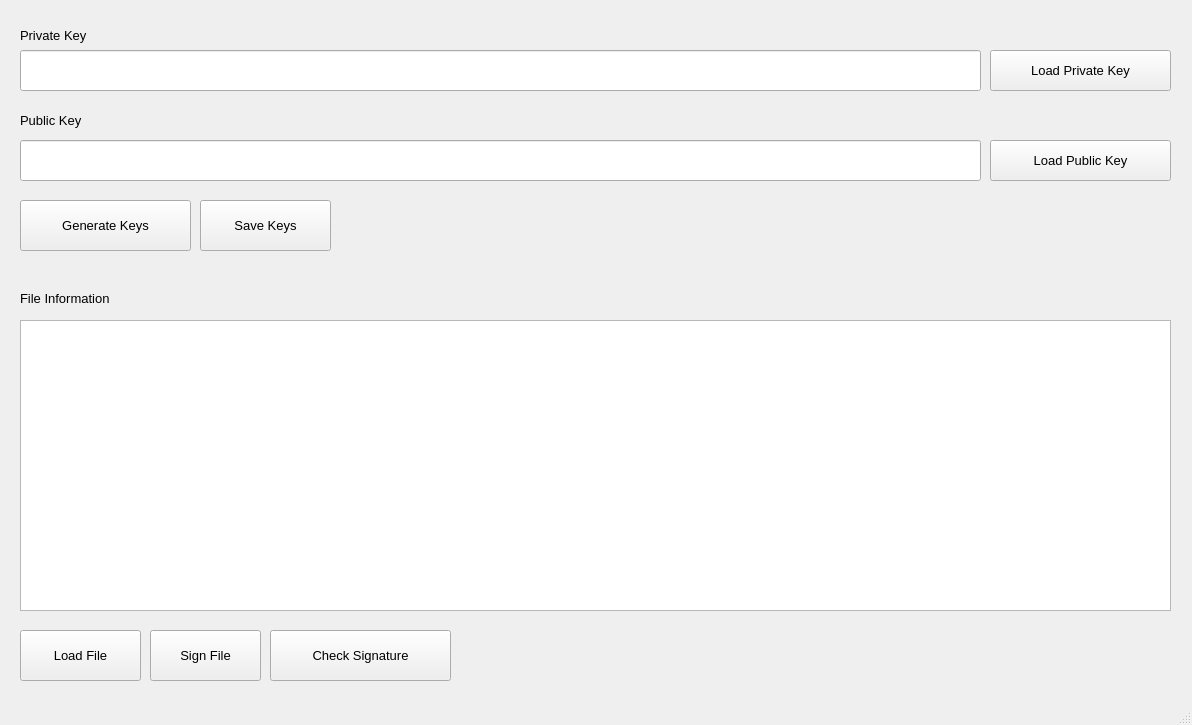
<?xml version="1.0" encoding="UTF-8"?>
<ui version="4.0">
 <class>MainWindow</class>
 <widget class="QMainWindow" name="MainWindow">
  <property name="geometry">
   <rect>
    <x>0</x>
    <y>0</y>
    <width>1192</width>
    <height>725</height>
   </rect>
  </property>
  <property name="windowTitle">
   <string>Digital Signature Algorith (DSA)</string>
  </property>
  <widget class="QWidget" name="centralwidget">
   <widget class="QPushButton" name="loadPrivateKey">
    <property name="geometry">
     <rect>
      <x>990</x>
      <y>50</y>
      <width>181</width>
      <height>41</height>
     </rect>
    </property>
    <property name="font">
     <font>
      <pointsize>10</pointsize>
     </font>
    </property>
    <property name="text">
     <string>Load Private Key</string>
    </property>
   </widget>
   <widget class="QTextEdit" name="fileInfo">
    <property name="geometry">
     <rect>
      <x>20</x>
      <y>320</y>
      <width>1151</width>
      <height>291</height>
     </rect>
    </property>
    <property name="font">
     <font>
      <pointsize>10</pointsize>
     </font>
    </property>
    <property name="readOnly">
     <bool>true</bool>
    </property>
   </widget>
   <widget class="QLineEdit" name="privateKeyOut">
    <property name="geometry">
     <rect>
      <x>20</x>
      <y>50</y>
      <width>961</width>
      <height>41</height>
     </rect>
    </property>
    <property name="font">
     <font>
      <pointsize>10</pointsize>
     </font>
    </property>
    <property name="text">
     <string/>
    </property>
    <property name="readOnly">
     <bool>true</bool>
    </property>
   </widget>
   <widget class="QPushButton" name="loadPublicKey">
    <property name="geometry">
     <rect>
      <x>990</x>
      <y>140</y>
      <width>181</width>
      <height>41</height>
     </rect>
    </property>
    <property name="font">
     <font>
      <pointsize>10</pointsize>
     </font>
    </property>
    <property name="text">
     <string>Load Public Key</string>
    </property>
   </widget>
   <widget class="QLabel" name="label">
    <property name="geometry">
     <rect>
      <x>20</x>
      <y>10</y>
      <width>121</width>
      <height>51</height>
     </rect>
    </property>
    <property name="font">
     <font>
      <pointsize>10</pointsize>
     </font>
    </property>
    <property name="text">
     <string>Private Key</string>
    </property>
   </widget>
   <widget class="QLineEdit" name="publicKeyOut">
    <property name="geometry">
     <rect>
      <x>20</x>
      <y>140</y>
      <width>961</width>
      <height>41</height>
     </rect>
    </property>
    <property name="font">
     <font>
      <pointsize>10</pointsize>
     </font>
    </property>
    <property name="readOnly">
     <bool>true</bool>
    </property>
   </widget>
   <widget class="QLabel" name="label_2">
    <property name="geometry">
     <rect>
      <x>20</x>
      <y>100</y>
      <width>121</width>
      <height>41</height>
     </rect>
    </property>
    <property name="font">
     <font>
      <pointsize>10</pointsize>
     </font>
    </property>
    <property name="text">
     <string>Public Key</string>
    </property>
   </widget>
   <widget class="QPushButton" name="generateKeys">
    <property name="geometry">
     <rect>
      <x>20</x>
      <y>200</y>
      <width>171</width>
      <height>51</height>
     </rect>
    </property>
    <property name="font">
     <font>
      <pointsize>10</pointsize>
     </font>
    </property>
    <property name="text">
     <string>Generate Keys</string>
    </property>
   </widget>
   <widget class="QPushButton" name="saveKeys">
    <property name="geometry">
     <rect>
      <x>200</x>
      <y>200</y>
      <width>131</width>
      <height>51</height>
     </rect>
    </property>
    <property name="font">
     <font>
      <pointsize>10</pointsize>
     </font>
    </property>
    <property name="text">
     <string>Save Keys</string>
    </property>
   </widget>
   <widget class="QLabel" name="label_3">
    <property name="geometry">
     <rect>
      <x>20</x>
      <y>290</y>
      <width>171</width>
      <height>16</height>
     </rect>
    </property>
    <property name="font">
     <font>
      <pointsize>10</pointsize>
     </font>
    </property>
    <property name="text">
     <string>File Information</string>
    </property>
   </widget>
   <widget class="QPushButton" name="loadFile">
    <property name="geometry">
     <rect>
      <x>20</x>
      <y>630</y>
      <width>121</width>
      <height>51</height>
     </rect>
    </property>
    <property name="font">
     <font>
      <pointsize>10</pointsize>
     </font>
    </property>
    <property name="text">
     <string>Load File</string>
    </property>
   </widget>
   <widget class="QPushButton" name="signFile">
    <property name="geometry">
     <rect>
      <x>150</x>
      <y>630</y>
      <width>111</width>
      <height>51</height>
     </rect>
    </property>
    <property name="font">
     <font>
      <pointsize>10</pointsize>
     </font>
    </property>
    <property name="text">
     <string>Sign File</string>
    </property>
   </widget>
   <widget class="QPushButton" name="checkSignature">
    <property name="geometry">
     <rect>
      <x>270</x>
      <y>630</y>
      <width>181</width>
      <height>51</height>
     </rect>
    </property>
    <property name="font">
     <font>
      <pointsize>10</pointsize>
     </font>
    </property>
    <property name="text">
     <string>Check Signature</string>
    </property>
   </widget>
  </widget>
  <widget class="QMenuBar" name="menubar">
   <property name="geometry">
    <rect>
     <x>0</x>
     <y>0</y>
     <width>1192</width>
     <height>22</height>
    </rect>
   </property>
  </widget>
  <widget class="QStatusBar" name="statusbar"/>
 </widget>
 <resources/>
 <connections/>
</ui>
